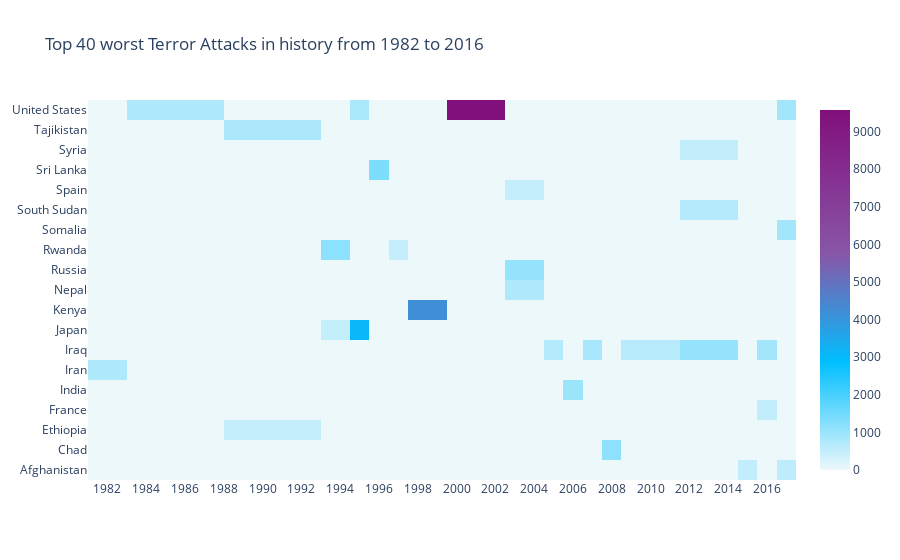

The notebook cell saved with this chart:
### Code cell
import plotly.offline as py
py.init_notebook_mode(connected=True)
import plotly.graph_objs as go
colorscale=[[0,'#edf8fb'],[.3,'#00BFFF'],[.6,'#8856a7'],[1,'#810f7c']]
heatmap=go.Heatmap(z=heat.values,x=heat.columns,y=heat.index,colorscale=colorscale)
data=[heatmap]
layout=go.Layout(title='Top 40 worst Terror Attacks in history from 1982 to 2016',xaxis=dict(ticks='',nticks=20),yaxis=dict(ticks=''))
fig=go.Figure(data=data,layout=layout)
py.iplot(fig,filename='heatmap',show_link=False)

### Figure 1 — Plotly figure (JSON) as saved in the notebook; plotly's stock layout.template omitted (floating-point values rounded to 4 significant figures; data arrays with more than 128 entries replaced by an {"elided": "..."} marker saying what was removed)
{"data": [{"colorscale": [[0, "#edf8fb"], [0.3, "#00BFFF"], [0.6, "#8856a7"], [1, "#810f7c"]], "type": "heatmap", "x": [1982, 1984, 1992, 1994, 1995, 1996, 1997, 1998, 2001, 2004, 2005, 2006, 2007, 2008, 2009, 2014, 2015, 2016, 2017], "y": ["Afghanistan", "Chad", "Ethiopia", "France", "India", "Iran", "Iraq", "Japan", "Kenya", "Nepal", "Russia", "Rwanda", "Somalia", "South Sudan", "Spain", "Sri Lanka", "Syria", "Tajikistan", "United States"], "z": {"elided": "19x19 float values"}}], "layout": {"title": {"text": "Top 40 worst Terror Attacks in history from 1982 to 2016"}, "xaxis": {"nticks": 20, "ticks": ""}, "yaxis": {"ticks": ""}}}
